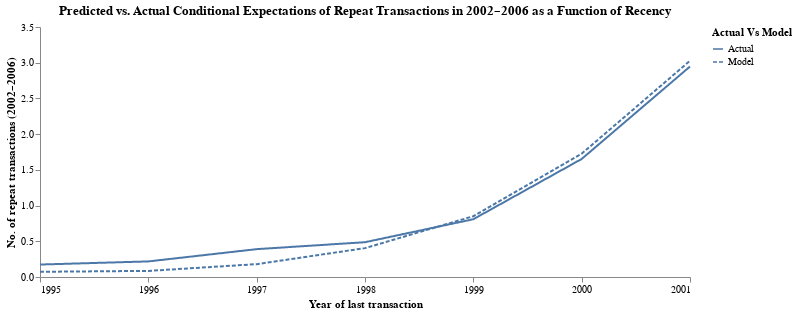

This figure's notebook cell:
### Code cell
(
    alt.Chart(ce_rec).mark_line().encode(
        x=alt.X('t_x', title='Year of last transaction', axis=alt.Axis(labelAngle=0, values=np.arange(1995, 2002, 1), format='.0f')),
        y=alt.Y('CE by Rec', title='No. of repeat transactions (2002–2006)'),
        strokeDash='Actual Vs Model'
    ).properties(
            width=650,
            height=250,
            title='Predicted vs. Actual Conditional Expectations of Repeat Transactions in 2002–2006 as a Function of Recency'
    ).configure_view(stroke=None).configure_axisY(grid=False).configure_axisX(grid=False)  
)

### Figure 1 — Vega-Lite specification as saved in the notebook (floating-point values rounded to 4 significant figures)
{"$schema": "https://vega.github.io/schema/vega-lite/v5.20.1.json", "config": {"axisX": {"grid": false}, "axisY": {"grid": false}, "view": {"continuousHeight": 300, "continuousWidth": 300, "stroke": null}}, "data": {"name": "data-f78f57a8bcb17133d99a60d1f9f93f70"}, "datasets": {"data-f78f57a8bcb17133d99a60d1f9f93f70": [{"Actual Vs Model": "Actual", "CE by Rec": 0.1744, "t_x": 1995}, {"Actual Vs Model": "Actual", "CE by Rec": 0.2181, "t_x": 1996}, {"Actual Vs Model": "Actual", "CE by Rec": 0.3899, "t_x": 1997}, {"Actual Vs Model": "Actual", "CE by Rec": 0.4873, "t_x": 1998}, {"Actual Vs Model": "Actual", "CE by Rec": 0.8089, "t_x": 1999}, {"Actual Vs Model": "Actual", "CE by Rec": 1.652, "t_x": 2000}, {"Actual Vs Model": "Actual", "CE by Rec": 2.947, "t_x": 2001}, {"Actual Vs Model": "Model", "CE by Rec": 0.07287, "t_x": 1995}, {"Actual Vs Model": "Model", "CE by Rec": 0.0857, "t_x": 1996}, {"Actual Vs Model": "Model", "CE by Rec": 0.1798, "t_x": 1997}, {"Actual Vs Model": "Model", "CE by Rec": 0.4041, "t_x": 1998}, {"Actual Vs Model": "Model", "CE by Rec": 0.8511, "t_x": 1999}, {"Actual Vs Model": "Model", "CE by Rec": 1.726, "t_x": 2000}, {"Actual Vs Model": "Model", "CE by Rec": 3.027, "t_x": 2001}]}, "encoding": {"strokeDash": {"field": "Actual Vs Model", "type": "nominal"}, "x": {"axis": {"format": ".0f", "labelAngle": 0, "values": [1995, 1996, 1997, 1998, 1999, 2000, 2001]}, "field": "t_x", "title": "Year of last transaction", "type": "quantitative"}, "y": {"field": "CE by Rec", "title": "No. of repeat transactions (2002–2006)", "type": "quantitative"}}, "height": 250, "mark": {"type": "line"}, "title": "Predicted vs. Actual Conditional Expectations of Repeat Transactions in 2002–2006 as a Function of Recency", "width": 650}
